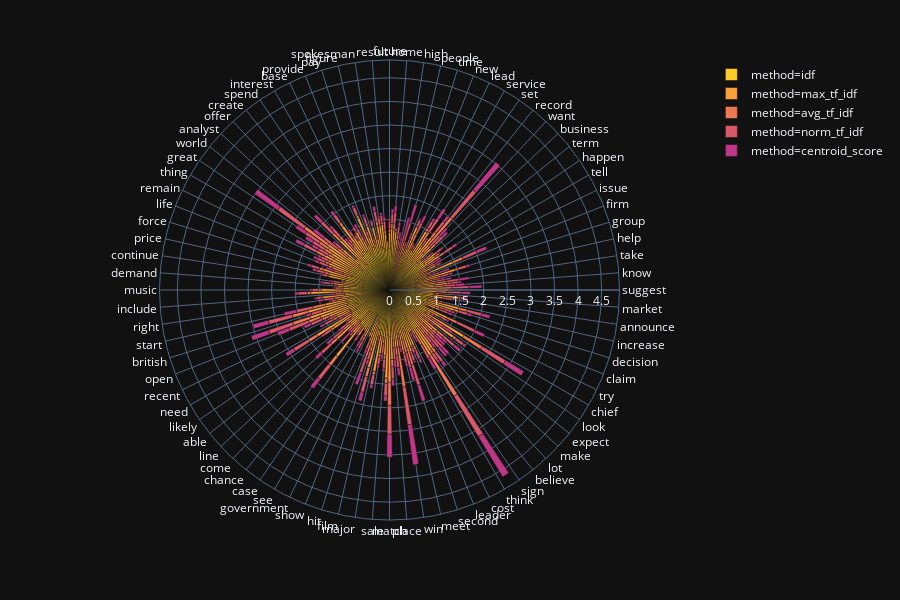

The notebook cell this image was saved under:
### Code cell
fig = px.bar_polar(df, r="score", theta="word", color="method", template="plotly_dark",
            color_discrete_sequence=px.colors.sequential.Plasma[-2::-1])
fig.show()

### Figure 1 — Plotly figure (JSON) as saved in the notebook; plotly's stock layout.template omitted (floating-point values rounded to 4 significant figures; data arrays with more than 128 entries replaced by an {"elided": "..."} marker saying what was removed)
{"data": [{"hoverlabel": {"namelength": 0}, "hovertemplate": "method=idf<br>score=%{r}<br>word=%{theta}", "legendgroup": "method=idf", "marker": {"color": "#fdca26"}, "name": "method=idf", "r": {"elided": "168 float values"}, "showlegend": true, "subplot": "polar", "theta": {"elided": "168 str values"}, "type": "barpolar"}, {"hoverlabel": {"namelength": 0}, "hovertemplate": "method=max_tf_idf<br>score=%{r}<br>word=%{theta}", "legendgroup": "method=max_tf_idf", "marker": {"color": "#fb9f3a"}, "name": "method=max_tf_idf", "r": {"elided": "168 float values"}, "showlegend": true, "subplot": "polar", "theta": {"elided": "168 str values"}, "type": "barpolar"}, {"hoverlabel": {"namelength": 0}, "hovertemplate": "method=avg_tf_idf<br>score=%{r}<br>word=%{theta}", "legendgroup": "method=avg_tf_idf", "marker": {"color": "#ed7953"}, "name": "method=avg_tf_idf", "r": {"elided": "168 float values"}, "showlegend": true, "subplot": "polar", "theta": {"elided": "168 str values"}, "type": "barpolar"}, {"hoverlabel": {"namelength": 0}, "hovertemplate": "method=norm_tf_idf<br>score=%{r}<br>word=%{theta}", "legendgroup": "method=norm_tf_idf", "marker": {"color": "#d8576b"}, "name": "method=norm_tf_idf", "r": {"elided": "168 float values"}, "showlegend": true, "subplot": "polar", "theta": {"elided": "168 str values"}, "type": "barpolar"}, {"hoverlabel": {"namelength": 0}, "hovertemplate": "method=centroid_score<br>score=%{r}<br>word=%{theta}", "legendgroup": "method=centroid_score", "marker": {"color": "#bd3786"}, "name": "method=centroid_score", "r": {"elided": "168 float values"}, "showlegend": true, "subplot": "polar", "theta": {"elided": "168 str values"}, "type": "barpolar"}], "layout": {"barmode": "relative", "height": 600, "legend": {"tracegroupgap": 0}, "margin": {"t": 60}, "polar": {"angularaxis": {"direction": "clockwise", "rotation": 90}, "domain": {"x": [0, 1], "y": [0, 1]}}}}
